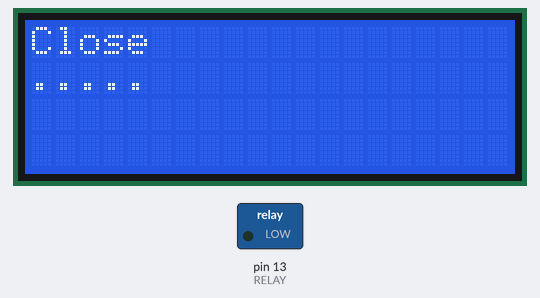
Recording of a sketch running on a simulated Arduino Uno, built with avr-gcc and run on an emulated ATmega328P. Parts: 20×4 character LCD, switched loads named in the sketch (green lamp = pin HIGH). What the sketch prints to the serial monitor is not drawn.

Above: at 0.2 s.
At 2.3 s:
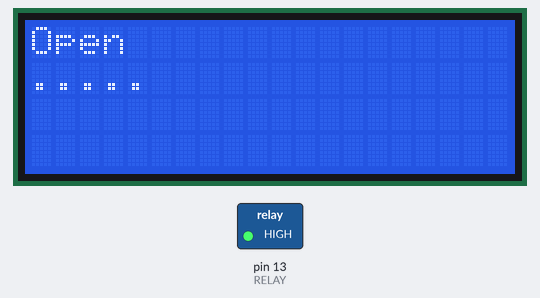
At 4.34 s:
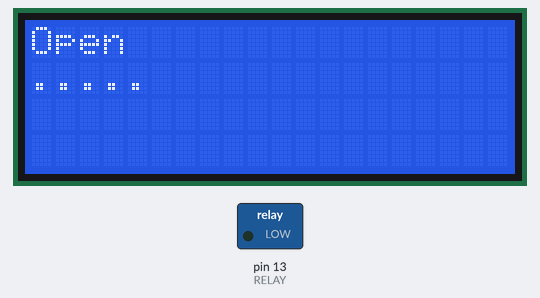
Timing chart, 0 to 130.0 s (numbered marks = the images above):
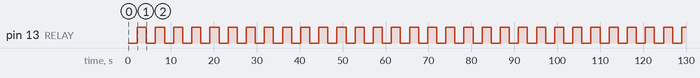

The sketch:

testing_relay.ino
```cpp
#include <LiquidCrystal_I2C.h>

#define RELAY 13
#define SDA 21
#define SCL 22

int lcdColumns = 20;
int lcdRows = 4;
LiquidCrystal_I2C lcd(0x27, lcdColumns, lcdRows);


void open_lock(int relay_pin);
void close_lock(int relay_pin);


void setup() {
  // put your setup code here, to run once:
  Serial.begin(115200);
  pinMode(RELAY, OUTPUT);
//  pinMode(SDA, OUTPUT);
//  pinMode(SCL, OUTPUT);
  lcd.begin();
  lcd.backlight();
  void write_lcd(String first_message, String second_message);


}


void loop() {
  // put your main code here, to run repeatedly:
  close_lock(RELAY);
  Serial.println("Close");
  write_lcd("Close", ".....");
  delay(2000);
  open_lock(RELAY);
  Serial.println("Open");
  write_lcd("Open", ".....");
  delay(2000);

}

void open_lock(int relay_pin){
  digitalWrite(relay_pin, HIGH);
  Serial.println("HIGH");
  delay(100);
}

void close_lock(int relay_pin){
  digitalWrite(relay_pin, LOW);
  Serial.println("LOW");
  delay(100);
}

void write_lcd(String first_message, String second_message){
  lcd.clear();
  lcd.setCursor(0,0);
  lcd.print(first_message);
  lcd.setCursor(0,1);
  lcd.print(second_message);
}
```

Measured:
- by itself, pin 13 (RELAY): alternates HIGH for 2.1 s and LOW for 2.1 s
- by itself, everything shown: repeats every 4.2 s, in 4 steps
- what the display in image 0 shows lasts 2.1 s, from 0.2 s to 2.3 s
